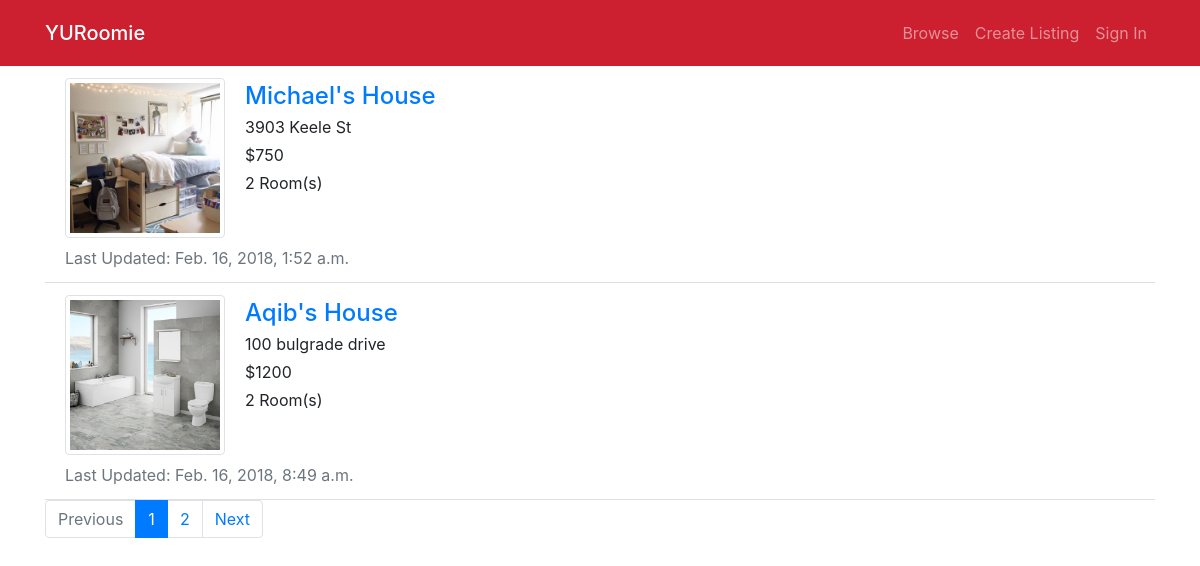
/browse/, run on an earlier commit of the app's database.
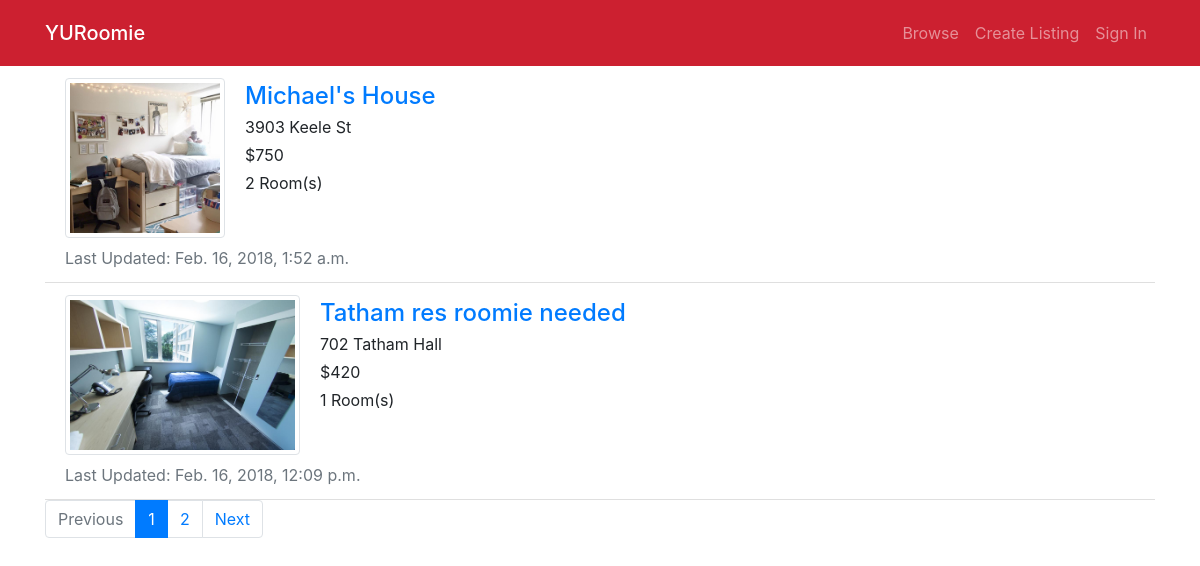
And on a later commit of the database.
### home/models.py (models this page shows, shortened)
class Room(models.Model):
    host_name = models.CharField(max_length=50)
    address = models.CharField(max_length=100)
    property_name = models.CharField(max_length=30, default="")
    description = models.TextField(default="No Description")
    cost = models.PositiveIntegerField(default=0)
    visits = models.PositiveIntegerField(default=0)
    number_of_rooms = models.PositiveSmallIntegerField()
    creator_id = models.PositiveIntegerField()
    last_updated = models.DateTimeField(auto_now_add=True)

class RoomImage(models.Model):
    room = models.ForeignKey(Room, on_delete=models.CASCADE)
    image = models.ImageField()

### home/views.py (the view)
# urls.py: path('browse/', views.browse_rooms, name='browse'),
def browse_rooms(request):
    rooms_list = Room.objects.all()
    paginator = Paginator(rooms_list, 2)
    page = request.GET.get('page')
    try:
        rooms = paginator.page(page)
    except PageNotAnInteger:
        rooms = paginator.page(1)
    except EmptyPage:
        page = paginator.page(paginator.num_pages)
    return render(request, 'home/browse.html', {'page': page,
                                                'rooms': rooms})

### home/templates/home/browse.html
{% extends 'home/base.html'%}
{% block body %}
    <div class="list-group list-group-flush">
      {% for room in rooms %}
      <div class="list-group-item">
        <div class="d-flex flex-row">
          <div class="p-0">
            <a href="{% url 'detail' room.id %}">
                <div class="img-thumbnail">
                  <img src="{{ room.roomimage_set.all.0.image.url }}" alt="pic" height="150px" width="auto" display="block">
                </div>
            </a>
          </div>
          <div class="pl-3">
             <a href="{% url 'detail' room.id %}"><h4 class="card-title m-1" >{{ room.property_name }}</h4></a>
             <p class="m-1">{{ room.address}}</p>
             <p class="m-1">${{ room.cost}}</p>
             <p class="m-1">{{ room.number_of_rooms}} Room(s)</p>
          </div>
        </div>
        <p class="text-muted m-0 pt-2">Last Updated: {{room.last_updated}}</p>
      </div>
      {% endfor %}
    </div>
    {% if rooms.has_other_pages %}
    <nav aria-label="...">
        <ul class="pagination">
            {% if rooms.has_previous %}
                <li class="page-item"><a class="page-link" href="?page={{ rooms.previous_page_number }}">Previous</a></li>
            {% else %}
                <li class="page-item disabled"><a class="page-link" href="#">Previous</a></li>
            {% endif %}
            {% for i in rooms.paginator.page_range %}
                {% if rooms.number == i %}
                    <li class="page-item active"><a class="page-link" href="#">{{ i }}</a></li>
                {% else %}
                    <li class="page-item"><a class="page-link" href="?page={{ i }}">{{ i }}</a></li>
                {% endif %}
            {% endfor %}
            {% if rooms.has_next %}
                <li class="page-item"><a class="page-link" href="?page={{ rooms.next_page_number }}">Next</a></li>
            {% else %}
                <li class="page-item disabled"><a class="page-link" href="#">Next</a></li>
            {% endif %}
        </ul>
    </nav>
    {% endif %}
{% endblock %}

What changed in the data, as far as the page shows it:
removed Room: roomimage_set.all.0.image (picture), property_name "Aqib's House", address "100 bulgrade drive", cost "1200", number_of_rooms "2", last_updated "Feb. 16, 2018, 8:49 a.m."
now on this page (row unchanged): Room: roomimage_set.all.0.image (picture), property_name "Tatham res roomie needed", address "702 Tatham Hall", cost "420", number_of_rooms "1", last_updated "Feb. 16, 2018, 12:09 p.m."
